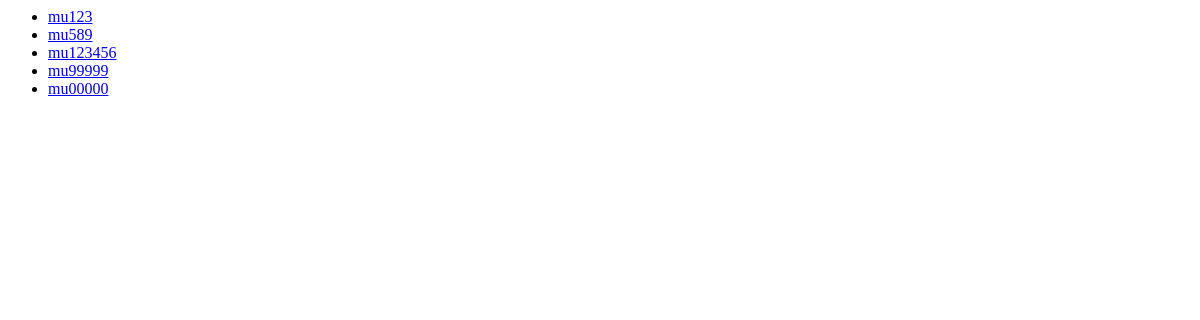
The page /Documents/ on the database as committed earlier.
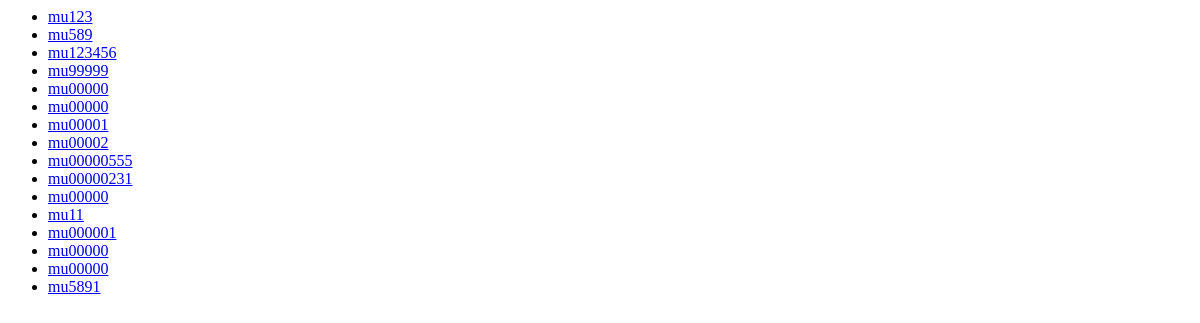
The same page on the database as committed later.
### Documents/models.py (models this page shows, shortened)
class Asset(models.Model):
    manufacture_name = models.CharField(max_length = 500)
    approval_agency = models.CharField(max_length = 500)
    asset_type = models.CharField(max_length = 500, null=True)
    serial_number = models.CharField(max_length = 500, null=True)
    a_number = models.CharField(max_length = 500)
    tag_number = models.CharField(max_length = 500)
    status = models.CharField(max_length = 500, null=True)
    description = models.CharField(max_length = 500, null=True)

### Documents/views.py (the view)
class IndexView(generic.ListView):
    template_name = 'Documents/index.html'
    context_object_name = 'all_assets'
    def get_queryset(self):
        return Asset.objects.all()

### Documents/templates/Documents/index.html
<ul>
    {% for asset in all_assets %}
    <li><a href="{% url 'Documents:detail' asset.id %}"> {{asset.manufacture_name}} </a></li>
    {% endfor %}
</ul>

Rows that differ between the two databases and show on the page:
added Asset: manufacture_name "mu00000"
added Asset: manufacture_name "mu00001"
added Asset: manufacture_name "mu00002"
added Asset: manufacture_name "mu00000555"
added Asset: manufacture_name "mu00000231"
added Asset: manufacture_name "mu00000"
added Asset: manufacture_name "mu11"
added Asset: manufacture_name "mu000001"
added Asset: manufacture_name "mu00000"
added Asset: manufacture_name "mu00000"
added Asset: manufacture_name "mu5891"
